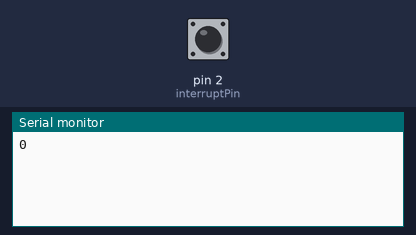
Bench run of a sketch on a simulated Arduino Uno, built with avr-gcc and run on an emulated ATmega328P. On the bench: the last lines printed to the serial monitor. Inputs (shaded band) come from the test bench; at power-on: pin 2 (interruptPin) LOW.

Above: at 1.2 s.
1.3 s: pin 2 (interruptPin) pulled HIGH for 0.15 s
At 2.7 s:
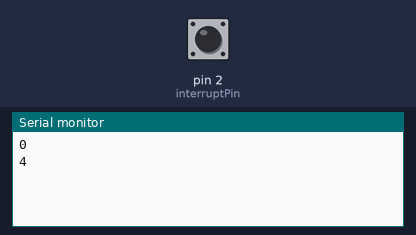
2.9 s: pin 2 (interruptPin) pulled HIGH for 1 s
At 3.8 s:
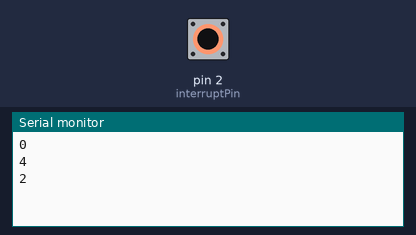
Timing chart, 0 to 5.9 s (numbered marks = the images above; inputs shaded):
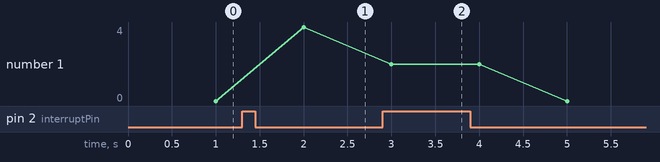

The sketch:

Encoder_V2.ino
```cpp
const byte interruptPin = 2;
volatile byte state = LOW;
unsigned long count = 0;
boolean counted = false;

void setup() {
  Serial.begin(9600);
  pinMode(interruptPin, INPUT);
    //attachInterrupt(digitalPinToInterrupt(interruptPin), blinkup, RISING);
    attachInterrupt(digitalPinToInterrupt(interruptPin), blinkdown, CHANGE);
}

void loop() {
    delay(1000);
    count = count*60/4/6.3;
    Serial.println(count);
    count = 0;
}
/*void blinkup()
{
  if (counted == false){
  counted = true;
  }

}
*/
void blinkdown()
{
  //if (counted == true){
  count ++;
  //counted = false;
  //}
}
```

Measured:
- after the input at 1.3 s, the serial monitor: prints a new line after 0.70 s (image 1)
- after the input at 2.9 s, the serial monitor: prints a new line after 0.10 s (image 2)
- plotted number 1: 0 → 4 after the input at 1.3 s
